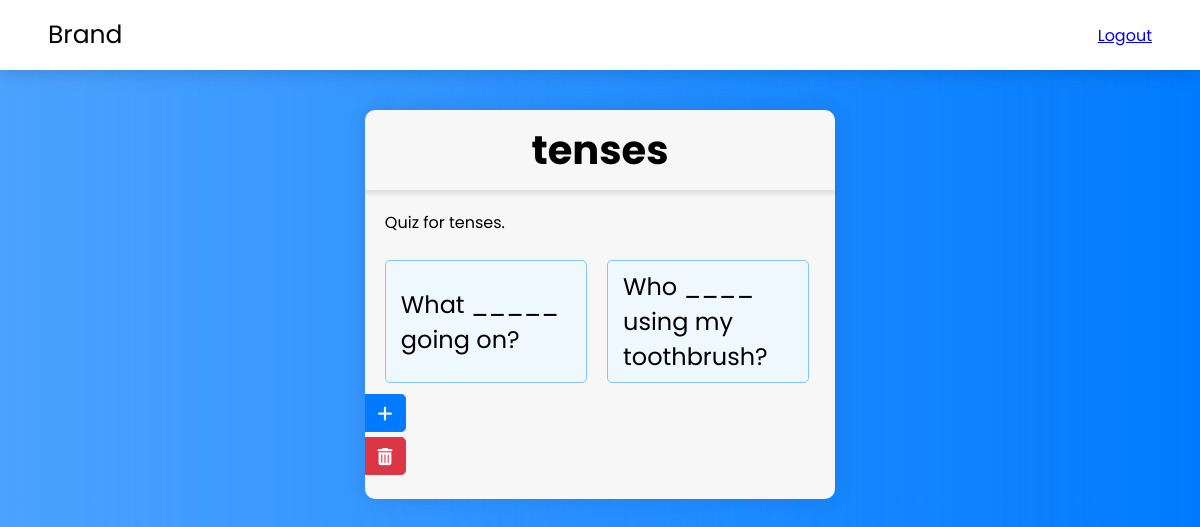
/settings/exams/tenses/ (signed in), run on an earlier commit of the app's database.
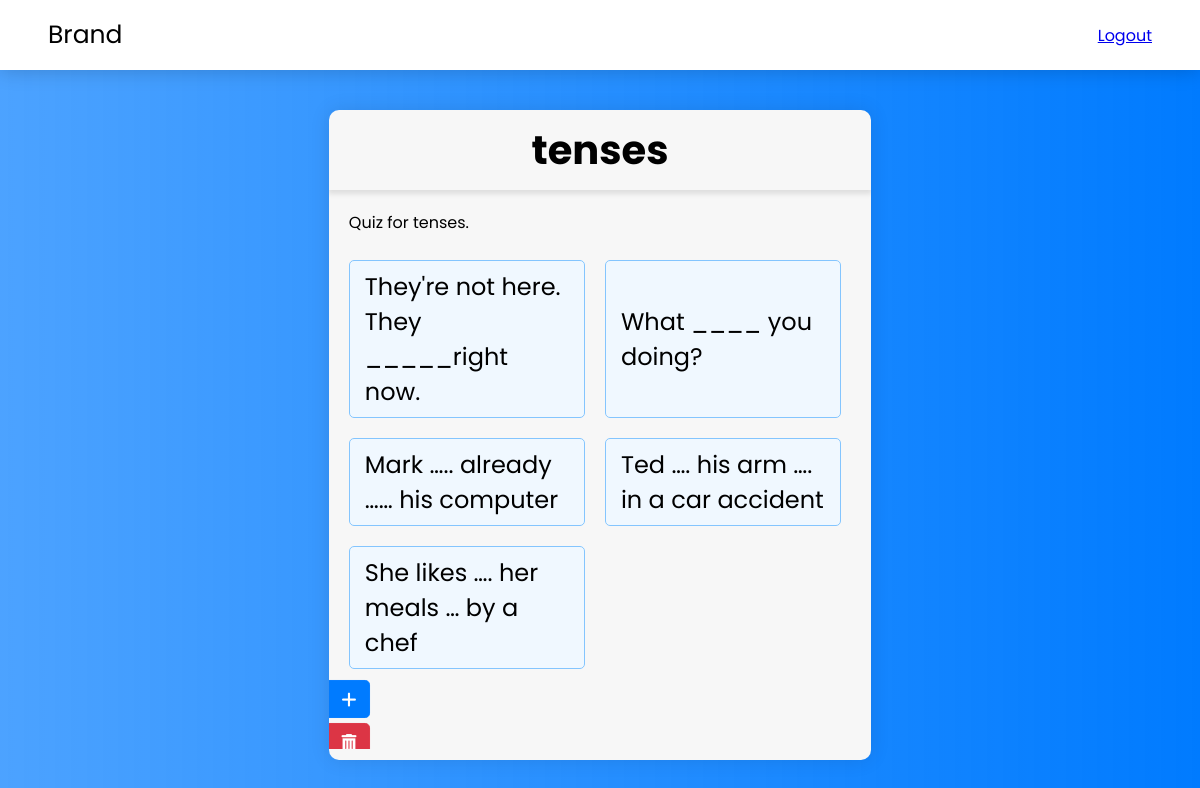
And on a later commit of the database.
### her/models.py (models this page shows, shortened)
class Exam(models.Model):
    name = models.CharField(max_length=100)
    slug = models.SlugField(max_length=100, unique=True)
    description = models.TextField()
    count_down = models.PositiveBigIntegerField(default=0)  # in minutes
    quizzes_length = models.PositiveBigIntegerField(default=0)
    private = models.BooleanField(default=False)
    created_at = models.DateTimeField(auto_now_add=True)
    updated_at = models.DateTimeField(auto_now=True)

class Quiz(models.Model):
    question = models.CharField(max_length=255)
    answer = models.CharField(max_length=255)
    user_answer = models.ManyToManyField(
        UserAnswer, blank=True, null=True)
    exam = models.ForeignKey(
        Exam, on_delete=models.CASCADE, null=True, default=None)
    species = models.ForeignKey('QuizType', on_delete=models.CASCADE)
    created_at = models.DateTimeField(auto_now_add=True)
    updated_at = models.DateTimeField(auto_now=True)
    class Meta:
        verbose_name_plural = "Quizes"

### edit/views.py (the view)
# urls.py: path("exams/<str:slug>/", views.exam, name="exam"),
@staff_member_required
def exam(request, slug):
    exam = Exam.objects.get(slug=slug)
    quiz_users = QuizUser.objects.all()
    quizzes = Quiz.objects.filter(exam=exam)
    t = []
    for quiz_user in quiz_users:
        if quiz_user.passed_exams.filter(slug=slug).exists():
            t.append(quiz_user)
    return render(request, 'settings/exam.html', {'exam': exam, 't': t, 'quizzes': quizzes})

### her/templates/settings/exam.html (shortened to what this page needs)
{% extends 'her/base.html' %} {% block content %} {% csrf_token %}
<div class="container">
  <div class="quiz-box">
    <div class="quiz-title">
      <span>{{ exam.name }}</span>
    </div>
    <div class="content">
      <p>{{ exam.description }}</p>
      <div class="answers">
        {% for quiz in quizzes %}
        <div class="option" data-quiz-id="{{quiz.id}}">
          <span>{{ quiz.question }}</span>
        </div>
        {% endfor %}
      </div>
      <div class="add mt">
          <a href="{% url 'edit:add_quiz' exam.id  %}" class="side-btn">
          <button class="button"><span class="icon"><i class="fas fa-plus"></i></span><span class="text">Add Question</span></button>
        </a>
      </div>
      <div class="delete">
          <a href="{% url 'edit:delete_exam' exam.id %}" class="side-btn">
          <button class="button button-danger"><span class="icon"><i class="fas fa-trash-can"></i></span><span class="text">Delete this exam</span></button>
        </a>
      </div>
    </div>
  </div>
</div>
{% endblock %}

### her/templates/her/base.html (shortened to what this page needs)
{% load static %}
<!DOCTYPE html>
<html lang="en">
  <head>
    <link rel="stylesheet" href="{% static 'assets/css/style.css' %}" />
    <link rel="stylesheet" href="https://cdnjs.cloudflare.com/ajax/libs/font-awesome/6.1.2/css/all.min.css">
  </head>
  <body>
    <div class="navbar">
      <div class="nav-logo">
        <a href="/">
          Brand
        </a>
      </div>
      <div class="action">
        {% if request.user.is_authenticated %}
        <div class="logout">
          <a href="/logout">Logout</a>
        </div>
        {% endif %}
      </div>
    </div>
    {% block content %}
    {% endblock %}
  </body>
</html>

### static/assets/css/style.css (style rules this page uses)
* { margin: 0; padding: 0; box-sizing: border-box; font-family: Poppins; transition: all 200ms; }
body { background: var(--light-body-background); max-width: none !important; }
.navbar { width: 100%; height: var(--navbar-height); background: var(--light-navbar-background, #fff); display: flex; padding: 0 4%; align-items: center; justify-content: space-between; box-shadow: 0 0 20px 0 rgba(0, 0, 0, 0.2); }
.navbar .nav-logo a { color: #000; text-decoration: none; font-size: 25px; }
.container { width: 100%; margin-top: 40px; display: flex; justify-content: center; position: relative; }
.container .quiz-box { background: var(--light-quiz-box-background, #f7f7f7); transition: 450ms; overflow: hidden; min-width: 400px; max-width: 800px; border-radius: 10px; box-shadow: 0 0 20px 0 rgba(0, 0, 0, 0.1); max-height: 650px; }
.container .quiz-box .quiz-title { position: relative; text-align: center; font-size: 40px; font-weight: bold; width: 100%; padding: 10px 0; box-shadow: 0px 3px 5px 1px rgba(0, 0, 0, 0.1); }
.quiz-box .content { padding: 20px; height: 86%; overflow: auto; }
.quiz-box .answers { margin: 25px auto 0 auto; display: grid; grid-template-columns: repeat(auto-fill, 47%); gap: 20px; }
.quiz-box .answers .option { background: aliceblue; border: 1px solid #84c5fe; border-radius: 5px; padding: 8px 15px; font-size: 24px; cursor: pointer; transition: all 0.3s ease; display: flex; align-items: center; justify-content: space-between; }
.button { height: 40px; padding: 0 13px; font-size: 18px; font-weight: 400; cursor: pointer; border: none; outline: none; color: #fff; border-radius: 5px; background: #007bff; border: 1px solid #007bff; line-height: 10px; transform: scale(0.95); user-select: none; }
.button.button-danger { background: #dc3545; border: 1px solid #dc3545; }
.side-btn { display: inline-block; transform: translateX(-50%); text-align: left; margin-bottom: 3px; transition: 250ms; }
.side-btn .button .icon { transition: 250ms linear all; }
.side-btn button { border-radius: 0 5px 5px 0; }

### static/assets/css/root.css (style rules this page uses)
:root { --light-body-background: linear-gradient( to left, rgba(0, 123, 255, 1), rgba(0, 123, 255, 0.7) ); --light-quiz-option-background: aliceblue; --light-quiz-option-onHover-background: #cce5ff; --light-quiz-option-onHover-color: #004085; --light-quiz-option-onHover-border: 1px solid #b8daff; --light-quiz-option-incorrect-background: #f8d7da; --light-quiz-option-incorrect-color: #721c24; --light-quiz-option-incorrect-border: 1px solid #f5c6cb; --light-quiz-option-correct-background: #d4edda; --light-quiz-option-correct-color: #155724; --light-quiz-option-correct-border: 1px solid #c3e6cb; --light-quiz-timer-warn-color: #ffcc00; --light-quiz-timer-danger-color: #cc3300; --navbar-height: 70px; }
.mt { margin-top: 10px; }

What changed in the data, as far as the page shows it:
removed Quiz: question "What _____ going on?"
removed Quiz: question "Who ____ using my toothbrush?"
added Quiz: question "They're not here. They _____right now."
added Quiz: question "What ____ you doing?"
added Quiz: question "Mark ….. already …… his computer"
added Quiz: question "Ted …. his arm …. in a car accident"
added Quiz: question "She likes …. her meals … by a chef"
